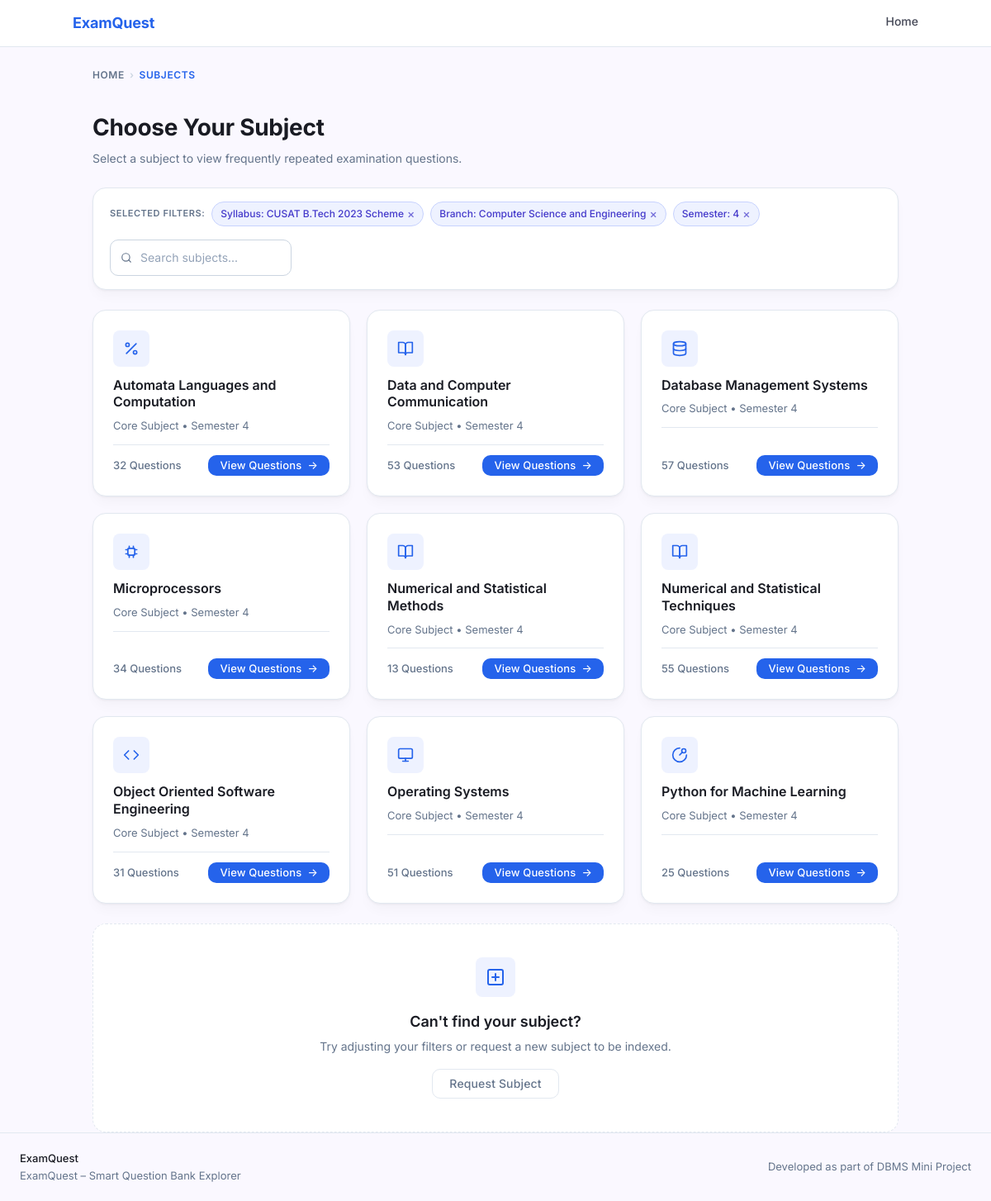
Page /subject.php?syllabus_id=1&branch_id=2&semester=4 on the committed database.
### tables this page shows
CREATE TABLE syllabus (
    syllabus_id     INT AUTO_INCREMENT PRIMARY KEY,
    regulation_year VARCHAR(100) NOT NULL
);

CREATE TABLE branch (
    branch_id   INT AUTO_INCREMENT PRIMARY KEY,
    branch_name VARCHAR(100) NOT NULL
);

CREATE TABLE subject (
    subject_id   INT AUTO_INCREMENT PRIMARY KEY,
    subject_name VARCHAR(200) NOT NULL,
    semester     VARCHAR(10)  NOT NULL,
    subject_type VARCHAR(50)  NOT NULL DEFAULT 'Core Subject',
    syllabus_id  INT NOT NULL,
    branch_id    INT NOT NULL,
    UNIQUE KEY uq_subject (subject_name(150), semester, syllabus_id, branch_id),
    FOREIGN KEY (syllabus_id) REFERENCES syllabus(syllabus_id) ON DELETE CASCADE,
    FOREIGN KEY (branch_id)   REFERENCES branch(branch_id)     ON DELETE CASCADE
);

### subject.php (the view, shortened to what this page needs)
<?php
require_once 'db.php';
$syllabus_id = intval($_GET['syllabus_id'] ?? 0);
$branch_id   = intval($_GET['branch_id']   ?? 0);
$semester    = trim($_GET['semester']       ?? '');
$stmt = $conn->prepare('SELECT regulation_year FROM syllabus WHERE syllabus_id = ?');
$stmt->bind_param('i', $syllabus_id);
$stmt->execute();
$syllabus_label = $stmt->get_result()->fetch_assoc()['regulation_year'] ?? 'Unknown';
$stmt = $conn->prepare('SELECT branch_name FROM branch WHERE branch_id = ?');
$stmt->bind_param('i', $branch_id);
$stmt->execute();
$branch_label = $stmt->get_result()->fetch_assoc()['branch_name'] ?? 'Unknown';
$stmt = $conn->prepare('
    SELECT s.subject_id, s.subject_name, s.semester, s.subject_type,
           COUNT(q.question_id) AS question_count
    FROM subject s
    LEFT JOIN questions q ON q.subject_id = s.subject_id
    WHERE s.syllabus_id = ? AND s.branch_id = ? AND s.semester = ?
    GROUP BY s.subject_id
    ORDER BY s.subject_name ASC
');
$stmt->bind_param('iis', $syllabus_id, $branch_id, $semester);
$stmt->execute();
$subjects_result = $stmt->get_result();
$subjects = [];
while ($row = $subjects_result->fetch_assoc()) {
    $subjects[] = $row;
}
function getSubjectIconSvg(string $name): string {
    $n = strtolower($name);
    if (str_contains($n, 'database') || str_contains($n, 'dbms')) {
        return '<svg xmlns="http://www.w3.org/2000/svg" viewBox="0 0 24 24" fill="none" stroke="currentColor" stroke-width="2" stroke-linecap="round" stroke-linejoin="round"><ellipse cx="12" cy="5" rx="9" ry="3"/><path d="M21 12c0 1.66-4 3-9 3s-9-1.34-9-3"/><path d="M3 5v14c0 1.66 4 3 9 3s9-1.34 9-3V5"/></svg>';
    }
    if (str_contains($n, 'operating') || str_contains($n, 'os')) {
        return '<svg xmlns="http://www.w3.org/2000/svg" viewBox="0 0 24 24" fill="none" stroke="currentColor" stroke-width="2" stroke-linecap="round" stroke-linejoin="round"><rect x="2" y="3" width="20" height="14" rx="2" ry="2"/><line x1="8" y1="21" x2="16" y2="21"/><line x1="12" y1="17" x2="12" y2="21"/></svg>';
    }
    if (str_contains($n, 'machine learning') || str_contains($n, 'artificial') || str_contains($n, 'ai')) {
        return '<svg xmlns="http://www.w3.org/2000/svg" viewBox="0 0 24 24" fill="none" stroke="currentColor" stroke-width="2" stroke-linecap="round" stroke-linejoin="round"><path d="M12 2a10 10 0 1 0 10 10"/><path d="M12 12l4-4"/><circle cx="18" cy="6" r="3"/></svg>';
    }
    if (str_contains($n, 'software')) {
        return '<svg xmlns="http://www.w3.org/2000/svg" viewBox="0 0 24 24" fill="none" stroke="currentColor" stroke-width="2" stroke-linecap="round" stroke-linejoin="round"><polyline points="16 18 22 12 16 6"/><polyline points="8 6 2 12 8 18"/></svg>';
    }
    if (str_contains($n, 'micro') || str_contains($n, 'embedded') || str_contains($n, 'vlsi')) {
        return '<svg xmlns="http://www.w3.org/2000/svg" viewBox="0 0 24 24" fill="none" stroke="currentColor" stroke-width="2" stroke-linecap="round" stroke-linejoin="round"><rect x="7" y="7" width="10" height="10" rx="1"/><path d="M9 7V4M15 7V4M9 20v-3M15 20v-3M4 9H7M4 15H7M17 9h3M17 15h3"/></svg>';
    }
    if (str_contains($n, 'formal') || str_contains($n, 'automata') || str_contains($n, 'discrete') || str_contains($n, 'math')) {
        return '<svg xmlns="http://www.w3.org/2000/svg" viewBox="0 0 24 24" fill="none" stroke="currentColor" stroke-width="2" stroke-linecap="round" stroke-linejoin="round"><line x1="19" y1="5" x2="5" y2="19"/><circle cx="6.5" cy="6.5" r="2.5"/><circle cx="17.5" cy="17.5" r="2.5"/></svg>';
    }
    return '<svg xmlns="http://www.w3.org/2000/svg" viewBox="0 0 24 24" fill="none" stroke="currentColor" stroke-width="2" stroke-linecap="round" stroke-linejoin="round"><path d="M2 3h6a4 4 0 0 1 4 4v14a3 3 0 0 0-3-3H2z"/><path d="M22 3h-6a4 4 0 0 0-4 4v14a3 3 0 0 1 3-3h7z"/></svg>';
}
?>
<!DOCTYPE html>
<html lang="en">
<head>
    <link rel="stylesheet" href="style.css">
</head>
<body>
<nav class="nav">
    <div class="nav__inner">
        <a href="index.php" class="nav__brand">ExamQuest</a>
        <div class="nav__links">
            <a href="index.php">Home</a>
        </div>
    </div>
</nav>
<main>
    <div class="container">
        <nav class="breadcrumb" aria-label="Breadcrumb">
            <a href="index.php">Home</a>
            <span class="breadcrumb__sep">›</span>
            <span class="breadcrumb__current">Subjects</span>
        </nav>
        <div class="subjects-header">
            <h1>Choose Your Subject</h1>
            <p>Select a subject to view frequently repeated examination questions.</p>
        </div>
        <div class="card filter-bar" style="padding:16px 20px;">
            <div class="filter-bar__left">
                <span class="filter-bar__label">Selected Filters:</span>
                <span class="chip">
                    Syllabus: <?= htmlspecialchars($syllabus_label, ENT_QUOTES, 'UTF-8') ?>
                    <a href="index.php" title="Change syllabus">×</a>
                </span>
                <span class="chip">
                    Branch: <?= htmlspecialchars($branch_label, ENT_QUOTES, 'UTF-8') ?>
                    <a href="index.php" title="Change branch">×</a>
                </span>
                <span class="chip">
                    Semester: <?= htmlspecialchars($semester, ENT_QUOTES, 'UTF-8') ?>
                    <a href="index.php" title="Change semester">×</a>
                </span>
            </div>
            <div class="filter-bar__right">
                <input type="text"
                       id="subjectSearch"
                       class="input input--search"
                       placeholder="Search subjects..."
                       style="width:220px;"
                       aria-label="Search subjects">
            </div>
        </div>
        <?php if (empty($subjects)): ?>
        <div style="text-align:center;padding:60px 24px;color:var(--color-secondary-text);">
            <p style="font-size:16px;margin-bottom:8px;">No subjects available for the selected filters.</p>
            <p style="font-size:14px;">Try going back and selecting a different combination.</p>
            <a href="index.php" class="btn btn--primary" style="margin-top:16px;">← Back to Home</a>
        </div>
        <?php else: ?>
        <div class="subject-grid" id="subjectGrid">
            <?php foreach ($subjects as $subj): ?>
            <div class="card subject-card" data-name="<?= htmlspecialchars(strtolower($subj['subject_name']), ENT_QUOTES, 'UTF-8') ?>">
                <div class="subject-card__icon">
                    <?= getSubjectIconSvg($subj['subject_name']) ?>
                </div>
                <h3 class="subject-card__name"><?= htmlspecialchars($subj['subject_name'], ENT_QUOTES, 'UTF-8') ?></h3>
                <p class="subject-card__meta">
                    <?= htmlspecialchars($subj['subject_type'], ENT_QUOTES, 'UTF-8') ?>
                    &bull; Semester <?= htmlspecialchars($subj['semester'], ENT_QUOTES, 'UTF-8') ?>
                </p>
                <div class="subject-card__divider"></div>
                <div class="subject-card__footer">
                    <span class="subject-card__count"><?= intval($subj['question_count']) ?> Questions</span>
                    <a href="questions.php?subject_id=<?= $subj['subject_id'] ?>&syllabus_id=<?= $syllabus_id ?>&branch_id=<?= $branch_id ?>&semester=<?= urlencode($semester) ?>"
                       class="btn btn--primary btn--sm">
                        View Questions &nbsp;→
                    </a>
                </div>
            </div>
            <?php endforeach; ?>
        </div>
        <?php endif; ?>
        <div class="card card--dashed empty-state">
            <div class="empty-state__icon">
                <svg xmlns="http://www.w3.org/2000/svg" viewBox="0 0 24 24" fill="none" stroke="currentColor" stroke-width="2" stroke-linecap="round" stroke-linejoin="round"><rect x="3" y="3" width="18" height="18" rx="2"/><line x1="12" y1="8" x2="12" y2="16"/><line x1="8" y1="12" x2="16" y2="12"/></svg>
            </div>
            <h3>Can't find your subject?</h3>
            <p>Try adjusting your filters or request a new subject to be indexed.</p>
            <a href="index.php" class="btn btn--outline">Request Subject</a>
        </div>
    </div>
</main>
<footer class="footer">
    <div>
        <div class="footer__brand">ExamQuest</div>
        <div class="footer__tagline">ExamQuest – Smart Question Bank Explorer</div>
    </div>
    <div class="footer__tagline">Developed as part of DBMS Mini Project</div>
</footer>
</body>
</html>

### rows in the picture
syllabus: regulation_year "CUSAT B.Tech 2023 Scheme"
branch: branch_name "Computer Science and Engineering"
subject: subject_name "Automata Languages and Computation", subject_type "Core Subject", semester "4", question_count "32"
subject: subject_name "Data and Computer Communication", subject_type "Core Subject", semester "4", question_count "53"
subject: subject_name "Database Management Systems", subject_type "Core Subject", semester "4", question_count "57"
subject: subject_name "Microprocessors", subject_type "Core Subject", semester "4", question_count "34"
subject: subject_name "Numerical and Statistical Methods", subject_type "Core Subject", semester "4", question_count "13"
subject: subject_name "Numerical and Statistical Techniques", subject_type "Core Subject", semester "4", question_count "55"
subject: subject_name "Object Oriented Software Engineering", subject_type "Core Subject", semester "4", question_count "31"
subject: subject_name "Operating Systems", subject_type "Core Subject", semester "4", question_count "51"
subject: subject_name "Python for Machine Learning", subject_type "Core Subject", semester "4", question_count "25"

### other values in the picture
$semester "4"
